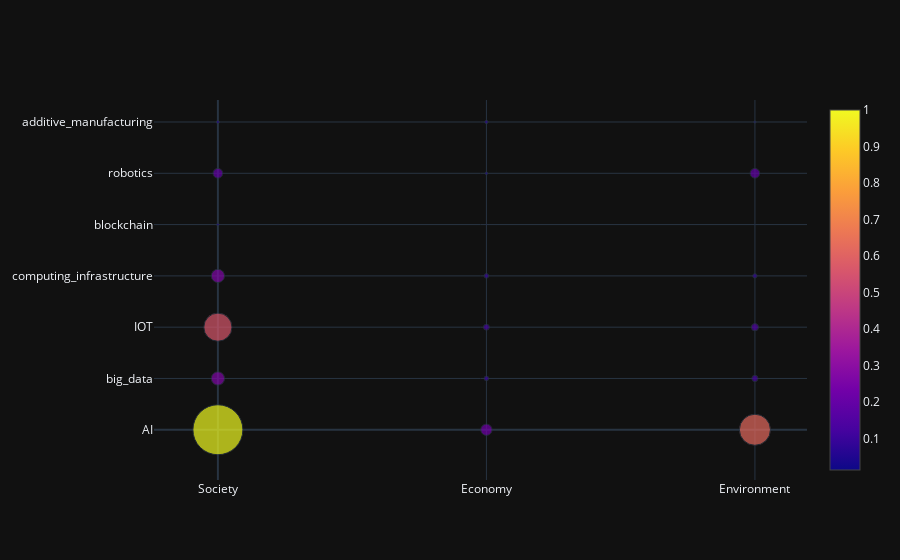

The notebook cell this image was saved under:
### Code cell
lst =[]
for i in range(len(df1.index)):
       for j in range(len(df1.columns)):
              lst.append((i,j))

fig = go.Figure(data=[go.Scatter(
       x = [elem[0] for elem in lst],
       y = [elem[1] for elem in lst],
       mode='markers',
       marker=dict(
              color = [float(df1.iloc[[elem[0]], elem[1]])/maxi for elem in lst],
              size =  [50*float(df1.iloc[[elem[0]], elem[1]])/maxi for elem in lst],
              showscale=True
       )

)])
fig.update_layout(
    xaxis = dict(
        tickmode = 'array',
        tickvals = [0,1,2],
        ticktext = list(df1.index)
    ),
    yaxis = dict(
        tickmode = 'array',
        tickvals = list(range(len(df1.columns))),
        ticktext = list(df1.columns)
    )
)

fig.show()

### Figure 1 — Plotly figure (JSON) as saved in the notebook; plotly's stock layout.template omitted (floating-point values rounded to 4 significant figures)
{"data": [{"marker": {"color": [1.0, 0.2671, 0.5628, 0.2658, 0.05087, 0.1955, 0.06123, 0.2272, 0.09366, 0.1194, 0.09208, 0.02091, 0.05362, 0.06788, 0.6217, 0.1257, 0.1447, 0.08858, 0.01344, 0.1936, 0.04422], "showscale": true, "size": [50.0, 13.36, 28.14, 13.29, 2.544, 9.777, 3.061, 11.36, 4.683, 5.968, 4.604, 1.046, 2.681, 3.394, 31.09, 6.287, 7.237, 4.429, 0.6719, 9.681, 2.211]}, "mode": "markers", "x": [0, 0, 0, 0, 0, 0, 0, 1, 1, 1, 1, 1, 1, 1, 2, 2, 2, 2, 2, 2, 2], "y": [0, 1, 2, 3, 4, 5, 6, 0, 1, 2, 3, 4, 5, 6, 0, 1, 2, 3, 4, 5, 6], "type": "scatter"}], "layout": {"xaxis": {"tickmode": "array", "tickvals": [0, 1, 2], "ticktext": ["Society", "Economy", "Environment"]}, "yaxis": {"tickmode": "array", "tickvals": [0, 1, 2, 3, 4, 5, 6], "ticktext": ["AI", "big_data", "IOT", "computing_infrastructure", "blockchain", "robotics", "additive_manufacturing"]}}}
